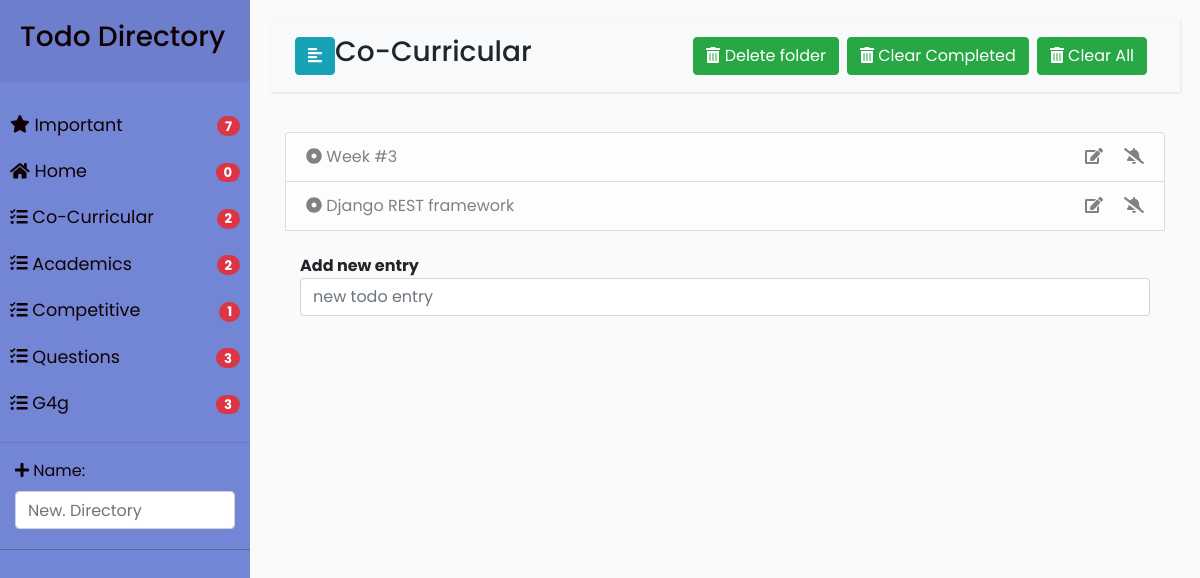
The page /directory/3 on the database its author committed.
### todo/models.py (models this page shows, shortened)
class Directory(models.Model):
    name = models.CharField(max_length=50, blank=False)
    necessary = models.BooleanField(default=False)
    def get_absolute_url(self):
        return reverse("directory_content",kwargs={'dir_id':self.id})
    def get_not_completed(self):
        return self.todoentry_set.filter(completed=False).count()

class Todoentry(models.Model):
    basedir = models.ForeignKey(Directory,on_delete=models.CASCADE)
    entry = models.CharField(max_length=100,blank=False,null=False)
    create_date = models.DateTimeField(default=timezone.now)
    due_date = models.DateField(blank=True, null=True)
    important = models.BooleanField(default=False)
    completed = models.BooleanField(default=False)
    def get_aliter_url(self):
        return reverse("aliter_status",kwargs={'todo_id':self.id})

### todo/views.py (the view)
# urls.py: path('directory/<int:dir_id>',views.directory_content,name="directory_content"),
def directory_content(request,dir_id):
    all_directories = models.Directory.objects.all()
    pwd = models.Directory.objects.get(pk=dir_id)
    total_important_items = models.Todoentry.objects.filter(important=True).count()
    todo_list = pwd.todoentry_set.order_by('completed')
    new_dir_form = forms.NewDirectoryForm()
    add_todo_form = forms.AddTodoentry()
    context = {
           'pwd': pwd,
           'all_directories': all_directories,
            'todo_list':todo_list,
           'new_dir_form':new_dir_form,
           'add_todo_form': add_todo_form,
            'total_important_items':total_important_items}
    if request.method == "POST":
        new_todo = forms.AddTodoentry(request.POST)
        if new_todo.is_valid():
            entry = new_todo.cleaned_data["input_text"]
            pwd.todoentry_set.create(entry=entry) # no need to call save
    return render(request,'todo/directory_content.html',context=context)

### todo/forms.py
class NewDirectoryForm(forms.ModelForm):
    class Meta:
        attrs = {'class': 'form-control',
                 'placeholder': 'New. Directory',
                 'rows': '3',
                 'type': 'text', }
        model = Directory
        fields = ['name']
        widgets = {
            'name': forms.TextInput(attrs=attrs)
        }

class AddTodoentry(forms.Form):
    attrs = {'class': 'form-control',
             'placeholder': 'new todo entry ',
             'rows': '3',
             'type': 'text', }
    input_text = forms.CharField(max_length=100,
                                 widget=forms.TextInput(attrs=attrs),
                                 label='')

### todo/templates/todo/directory_content.html (shortened to what this page needs)
{% extends 'todo/base.html' %}
 {% block directory_name %}
     {{ pwd.name }}
 {% endblock %}
{% block directory_todo_entry %}
        {% for item in todo_list %}
            <li class="list-group-item list-group-item-light">
                <a href="{{ item.get_aliter_url }}">
                    {% if item.completed %}
                        <span class="icon"><i class="fas fa-check-circle"></i></span>
                            <del>{{ item.entry }}</del>
                    {% else %}
                        <span class="icon"><i class="fas fa-dot-circle"></i></span>
                        <span>{{item.entry}}</span>
                    {% endif %}
                </a>
                <div class="float-right">
                    <a href="#"> <i class="fas fa-edit"></i> </a>
                    {% if item.important %}
                        <a href="{% url 'aliter_importance' todo_id=item.id %}" title="remove from important"> <i class="fas fa-bell"></i> </a>
                    {% else %}
                        <a href="{% url 'aliter_importance' todo_id=item.id %}" title="add to important"> <i class="fas fa-bell-slash"></i> </a>
                    {% endif %}
            </div>
            </li>
        {% endfor %}
    <br>
    <div class="container">
        <form method="post" action="{% url 'directory_content' dir_id=pwd.id %}">
            <div><strong>Add new entry
            </strong>{{ add_todo_form }}</div>
        </form>
    </div>
{% endblock %}
{% block button_block %}
    {% if not pwd.necessary %}
    <div class="btn-group mr-2" role="group" aria-label="First group">
      <a href="{% url 'delete_folder' dir_id=pwd.id %}">
        <button type="button" class="btn btn-success">
            <span class="fas fa-trash-alt"></span>
            Delete folder
        </button>
      </a>
  </div>
    {% endif %}
      <div class="btn-group mr-2" role="group" aria-label="First group">
          <a href="{% url 'delete_completed' dir_id=pwd.id %}">
            <button type="button" class="btn btn-success">
                <span class="fas fa-trash-alt"></span>
                Clear Completed
            </button>
          </a>
    </div>
      <div class="btn-group mr-2" role="group" aria-label="First group">
      <a href="{% url 'delete_all' dir_id=pwd.id %}">
        <button type="button" class="btn btn-success">
            <span class="fas fa-trash-alt"></span>
            Clear All
        </button>
      </a>
  </div>
{% endblock %}

### todo/templates/todo/base.html (shortened to what this page needs)
<!DOCTYPE html>
<html>
<head>
    {% load static %}
    <link rel="stylesheet" href="https://stackpath.bootstrapcdn.com/bootstrap/4.1.0/css/bootstrap.min.css">
    <link rel="stylesheet" href="{% static 'todo/style4.css' %}">
</head>
<body>
    <div class="wrapper">
        <nav id="sidebar">
            <div class="sidebar-header">
                <h3>Todo Directory</h3>
            </div>
            <ul class="list-unstyled components">
                <li>
                    <a href="{% url 'important' %}">
                        <i class="fas fa-star"></i>
                        Important
                        <div class="float-right">
                                <span class="badge badge-danger badge-pill">
                                    {{ total_important_items }}
                                </span>
                            </div>
                    </a>
                </li>
                {% for items in all_directories %}
                    <li>
                        <a href="{{ items.get_absolute_url }}">
                            {% if items.necessary %}
                                <i class="fas fa-home"></i>
                            {% else %}
                                <i class="fas fa-tasks"></i>
                            {% endif %}
                            {{ items.name }}
                            <div class="float-right">
                                <span class="badge badge-danger badge-pill">
                                    {{items.get_not_completed}}
                                </span>
                            </div>
                        </a>
                    </li>
                {% endfor %}
                <hr>
                <li>
                    <div class="container">
                        <form method="post" action="{% url 'add_directory' %}">
                            <i class="fas fa-plus"></i>
                            {{ new_dir_form }}
                        </form>
                    </div>
                </li>
            </ul>
        </nav>
        <div id="content">
            <nav class="navbar navbar-expand-lg navbar-light bg-light">
                <div class="container-fluid">
                    <button type="button" id="sidebarCollapse" class="btn btn-info">
                        <i class="fas fa-align-left"></i>
                    </button>
                        <h3 class="h3">
                            {% block directory_name %}
                            {% endblock %}
                        </h3>
                    <div class="collapse navbar-collapse" id="navbarSupportedContent">
    <ul class="nav navbar-nav ml-auto">
    <div class="btn-toolbar" role="toolbar" aria-label="Toolbar with button groups">
      {% block button_block %}
      {% endblock %}
    </div>
                        </ul>
                    </div>
        </div>
</nav>
<div class="container ">
    <ul class="list-group">
            {% block directory_todo_entry %}
            {% endblock %}
    </ul>
</div>
        </div>
    </div>
</body>
</html>

### todo/static/todo/style4.css (style rules this page uses)
body { font-family: 'Poppins', sans-serif; background: #fafafa; }
a, a:hover, a:focus { color: inherit; text-decoration: none; transition: all 0.3s; }
.navbar { padding: 15px 10px; background: #fff; border: none; border-radius: 0; margin-bottom: 40px; box-shadow: 1px 1px 3px rgba(0, 0, 0, 0.1); }
i, span { display: inline-block; }
.wrapper { display: flex; align-items: stretch; }
#sidebar { min-width: 250px; max-width: 250px; background: #7386D5; color: #100104; transition: all 0.3s; }
#sidebar ul li a { text-align: left; }
#sidebar .sidebar-header { padding: 20px; background: #6d7fcc; }
#sidebar ul.components { padding: 20px 0; border-bottom: 1px solid #47748b; }
#sidebar ul li a { padding: 10px; font-size: 1.1em; display: block; }
#content { width: 100%; padding: 20px; min-height: 100vh; transition: all 0.3s; }

### rows shown on the page
Directory: necessary True (drawn), name "Home", get_not_completed "0"
Directory: necessary False (drawn), name "Co-Curricular", get_not_completed "2"
Directory: necessary False (drawn), name "Academics", get_not_completed "2"
Directory: necessary False (drawn), name "Competitive", get_not_completed "1"
Directory: necessary False (drawn), name "Questions", get_not_completed "3"
Directory: necessary False (drawn), name "G4g", get_not_completed "3"
Todoentry: entry "Week #3", important False (drawn)
Todoentry: entry "Django REST framework", important False (drawn)

### other values the page prints
{{ total_important_items }} "7"
